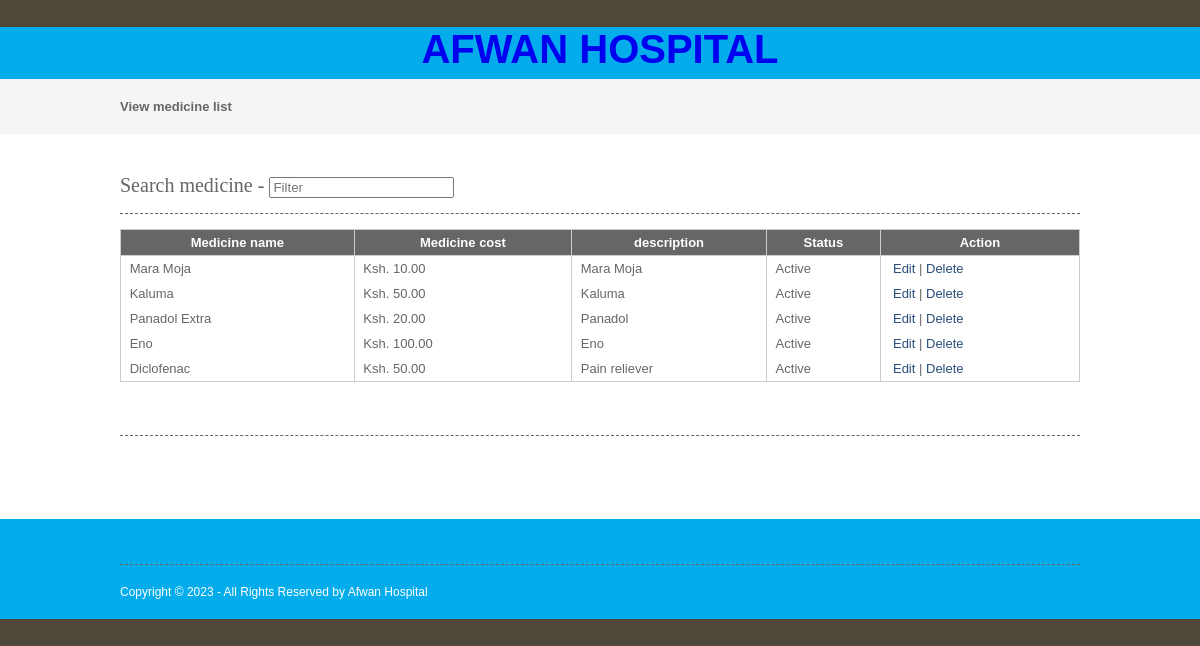
The page /viewmedicine.php on the database its author committed.
### tables this page shows
CREATE TABLE `medicine` (
  `medicineid` int(10) NOT NULL,
  `medicinename` varchar(25) NOT NULL,
  `medicinecost` float(10,2) NOT NULL,
  `description` text NOT NULL,
  `status` varchar(10) NOT NULL
);

### viewmedicine.php (the view, shortened to what this page needs)
<?php
include("headers.php");
include("dbconnection.php");
?>
<div class="wrapper col2">
  <div id="breadcrumb">
    <ul>
      <li class="first">View  medicine list</li></ul>
  </div>
</div>
<div class="wrapper col4">
  <div id="container">
<section class="container">
<h2>Search medicine - <input type="search" class="light-table-filter" data-table="order-table" placeholder="Filter" /></h2>
	<table class="order-table">
      <thead>
        <tr>
          <th>Medicine name</th>
          <th>Medicine cost</th>
          <th>description</th>
          <th>Status</th>
          <th>Action</th>
        </tr>
        </thead>
        <tbody>
          <?php
		$sql ="SELECT * FROM medicine";
		$qsql = mysqli_query($con,$sql);
		while($rs = mysqli_fetch_array($qsql))
		{
        echo "<tr>
          <td>&nbsp;$rs[medicinename]</td>
          <td>&nbsp;Ksh. $rs[medicinecost]</td>
          <td>&nbsp;$rs[description]</td>
			 <td>&nbsp;$rs[status]</td>
			 <td>&nbsp;
			  <a href='medicine.php?editid=$rs[medicineid]'>Edit</a> | <a href='viewmedicine.php?delid=$rs[medicineid]'>Delete</a> </td>
        </tr>";
		}
		?>
      </tbody>
    </table>
    </section>
    <h1>&nbsp;</h1>
    <p>&nbsp;</p>
  </div>
</div>
<?php
include("footers.php");
?>

### layout/styles/layout.css (style rules this page uses)
html { overflow-y:scroll; }
body { margin:0; padding:0; font-size:13px; font-family:verdana, Arial, Helvetica, sans-serif; color:#FFFFFF; background-color:#4F473A; }
a { outline:none; text-decoration:none; }
div.wrapper { display:block; width:100%; margin:0; text-align:left; }
.col2 { color:#666666; background-color:#F5F5F5; }
.col3, .col4 { color:#666666; background-color:#FFFFFF; }
#head, #gallery, #breadcrumb, #container, #footer { display:block; position:relative; width:960px; margin:0 auto; }
#breadcrumb { padding:20px 0; }
#breadcrumb ul { margin:0; padding:0; list-style:none; }
#breadcrumb ul li { display:inline; }
#breadcrumb ul li.first { font-weight:bold; }
#container { padding:40px 0; }
#container h1, #container h2, #container h3, #container h4, #container h5, #container h6 { margin:0 0 15px 0; padding:0 0 15px 0; line-height:normal; font-weight:normal; font-size:20px; font-family:Georgia, "Times New Roman", Times, serif; border-bottom:1px dashed #666666; }
#container a { color:#294E79; background-color:#FFFFFF; }

### layout/styles/tables.css (style rules this page uses)
table { width:100%; border-collapse:collapse; table-layout:auto; vertical-align:top; margin-bottom:15px; border:1px solid #CCCCCC; }
table thead th { color:#FFFFFF; background-color:#666666; border:1px solid #CCCCCC; border-collapse:collapse; text-align:center; table-layout:auto; vertical-align:middle; }
table tbody td { vertical-align:top; border-collapse:collapse; border-left:1px solid #CCCCCC; border-right:1px solid #CCCCCC; }
table thead th, table tbody td { padding:5px; border-collapse:collapse; }

### rows shown on the page
medicine: medicinename "Mara Moja", medicinecost "10.00", description "Mara Moja", status "Active"
medicine: medicinename "Kaluma", medicinecost "50.00", description "Kaluma", status "Active"
medicine: medicinename "Panadol Extra", medicinecost "20.00", description "Panadol", status "Active"
medicine: medicinename "Eno", medicinecost "100.00", description "Eno", status "Active"
medicine: medicinename "Diclofenac", medicinecost "50.00", description "Pain reliever", status "Active"
